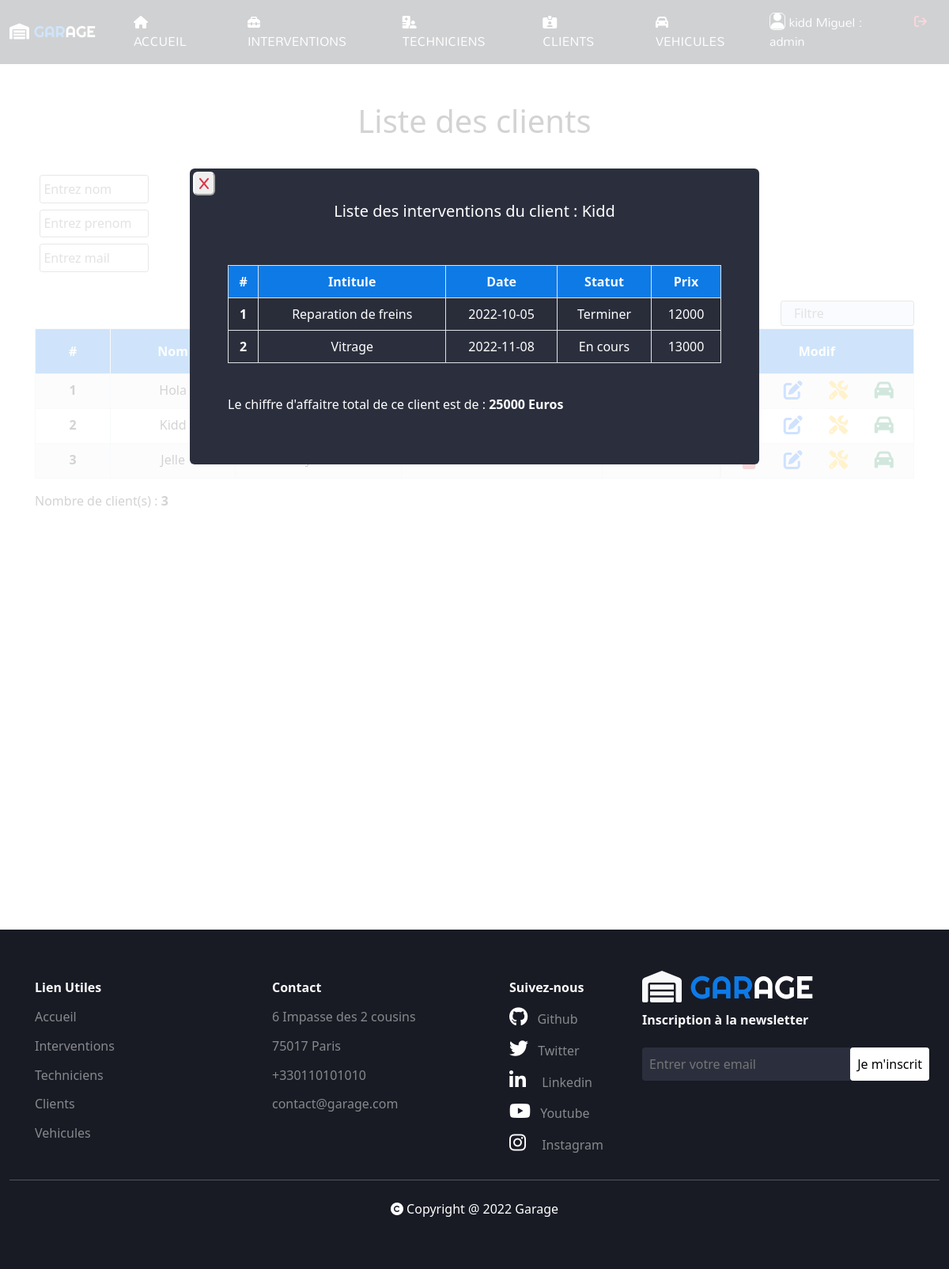
Page /index.php?page=Clients&action=voirInt&client_id=2 (signed in) on the committed database.
### tables this page shows
create table client (
    client_id int(3) not null auto_increment,
    nom varchar (50),
    prenom varchar (50),
    mail varchar (50),
    tel varchar (50),
    primary key (client_id)
);

create table intervention(
    intervention_id int(3) not null auto_increment,
    intitule varchar (50),
    statut varchar (50),
    prix float,
    dateinter date,
    technicien_id int(3) not null,
    client_id int(3) not null,
    primary key (intervention_id),
    foreign key (technicien_id ) references technicien (technicien_id),
    foreign key (client_id) references client (client_id)
);

### controler/config_database.php (called while the page is built)
<?php
$server = "localhost";
$database = "garage";
$user = "root";
$password = "";

### src/model.class.php (called while the page is built, shortened)
<?php
class Modele
{
    private $unPDO;
    public function __construct($server, $database, $user, $password)
    {
        $this->unPDO = null;
        try {
            $url = "mysql:host=" . $server . ";dbname=" . $database;
            $this->unPDO = new PDO($url, $user, $password);
        } catch (PDOException $exp) {
            echo "<br>Erreur de connexion à la base de données";
            echo $exp->getMessage;
        }
    }
    public function selectAllClients()
    {
        if ($this->unPDO != null) {
            $request = "select * from client";
            $select = $this->unPDO->prepare($request);
            $select->execute();
            $clients = $select->fetchAll();
            return $clients;
        } else {
            return null;
        }
    }
    public function selectWhereClients($client_id)
    {
        if ($this->unPDO != null) {
            $request = "select * from client where client_id = :client_id";
            $donnees = array(":client_id" => $client_id );
            $select = $this->unPDO->prepare($request);
            $select->execute($donnees);
            $client = $select->fetch();
            return $client;
        }
    }
    public function selectInterventionClients($client_id)
    {
        if ($this->unPDO != null) {
            $request = "select * from intervention where client_id =:client_id;";
            $donnees = array(":client_id" => $client_id );
            $select = $this->unPDO->prepare($request);
            $select->execute($donnees);
            $interventions = $select->fetchAll();
            return $interventions;
        } else {
            return null;
        }
    }
     public function countTable($table)
     {
         if ($this->unPDO != null) {
             $request = "select count(*) as nb from ".$table;
             $select = $this->unPDO->prepare($request);
             $select->execute();
             $unUser= $select ->fetch();
             return $unUser;
         }else{
            return null;
         }
     }
}

### controler/controleur.class.php (called while the page is built, shortened)
<?php
require_once("src/model.class.php");
class Controleur
{
    private $unModele;
    public function __construct($server, $database, $user, $password)
    {
        $this->unModele = new modele($server, $database, $user, $password);
    }
    public function selectAllClients()
    {
        $clients = $this->unModele->selectAllClients();
        return $clients;
    }
    public function selectWhereClients($client_id){
        return $this->unModele->selectWhereClients($client_id);
    }
    public function selectInterventionClients($client_id){
        $interventions = $this->unModele->selectInterventionClients($client_id);
        return $interventions;
    }
    public function countTable
    ($table){
        return $this->unModele->countTable($table);
    }
}

### templates/vue_clients.php (the view, shortened to what this page needs)
<?php
if (!isset($_SESSION['email'])) {
    echo '
        <section class="intervention_temp">
        <div class="container marketing">
        <hr class="featurette-divider">
        <div class="row featurette">
          <div class="col-md-7">
            <h2 class="featurette-heading fw-normal lh-1">Suivez vos interventions<span class="text-muted"></span></h2>
            <p class="lead">L\'entretien de votre voiture n\'a jamais été aussi simple avec idGarages ! Retrouvez l\'ensemble des interventions disponibles sur notre site avec des remises pouvant atteindre jusqu\'à -40% pour un budget auto maîtrisé.<br>Nos experts s\'occupentde vos voitures, disponible 12h sur 24 .</p>
            <div class="row ">
                <div class="col-3">
                <img src="https://images.unsplash.com/photo-1516055619834-586f8c75d1de?ixlib=rb-4.0.3&ixid=MnwxMjA3fDB8MHxzZWFyY2h8OTZ8fGNsaWVudHxlbnwwfHwwfHw%3D&auto=format&fit=crop&w=500&q=60" alt="" class="rounded-1 bd-placeholder-img bd-placeholder-img-lg  img-fluid mx-auto" width="100%">
                </div>
                <div class="col-3">
                <img src="https://images.unsplash.com/photo-1552960366-b330a2f83823?ixlib=rb-4.0.3&ixid=MnwxMjA3fDB8MHxzZWFyY2h8NTB8fGNsaWVudHxlbnwwfHwwfHw%3D&auto=format&fit=crop&w=500&q=60" class="rounded-1 bd-placeholder-img bd-placeholder-img-lg  img-fluid mx-auto" alt="" width="100%">
                </div>
                <div class="col-3">
                <img src="https://images.unsplash.com/photo-1512314889357-e157c22f938d?ixlib=rb-4.0.3&ixid=MnwxMjA3fDB8MHxzZWFyY2h8MTd8fGNsaWVudHxlbnwwfHwwfHw%3D&auto=format&fit=crop&w=500&q=60" class="rounded-1 bd-placeholder-img bd-placeholder-img-lg  img-fluid mx-auto" alt="" width="100%">
                </div>
            </div>
            <div class="pt-5">
                <button class="text-white"><a href="index.php?page=Connexion" class="text-decoration-none text-white">Découvrez</a></button>
            </div>
            </div>
          <div class="col-md-5">
        <img src="https://images.unsplash.com/photo-1590698933947-a202b069a861?ixlib=rb-4.0.3&ixid=MnwxMjA3fDB8MHxzZWFyY2h8MTB8fGNsaWVudHxlbnwwfHwwfHw%3D&auto=format&fit=crop&w=500&q=60" alt="" class="rounded-1 bd-placeholder-img bd-placeholder-img-lg  img-fluid mx-auto"  width="80%" height="80%">
          </div>
        </div>
        <hr class="featurette-divider">
        </div>
        </section>
';
} else {
    echo ' <section class="section_table">';
    echo '
        <div class="container-fluid ">
            <table class="table  me-5 table-striped table-bordered">
                <thead>
                    <tr class="text-center text-light tr_top">
                        <th scope="col">#</th>
                        <th scope="col">Nom</th>
                        <th scope="col">Prenom</th>
                        <th scope="col">Téléphone</th>
                        <th scope="col">Mail</th>';
    if (isset($_SESSION["role"]) && $_SESSION["role"] == "admin") {
        echo '     <th scope="col">Modif</th>';
    }
    echo '        </tr>
                        </thead>
                        <tbody>';
    foreach ($clients as $client) {
        echo "<tr class='text-center'>";
        echo "<th>" . $client['client_id'] . "</th>";
        echo "<td>" . $client['nom'] . "</td>";
        echo "<td>" . $client['prenom'] . "</td>";
        echo "<td>" . $client['tel'] . "</td>";
        if (isset($_SESSION["role"]) && $_SESSION["role"] == "admin") {
            echo "<td class='d-flex'>
                                <a class='flex-fill ' href='index.php?page=Clients&action=suppression&client_id=" . $client['client_id'] . "'><i class='fa-solid fa-trash fs-4 text-danger'></i></a>
                                <a class='flex-fill' href='index.php?page=Clients&action=edition&client_id=" . $client['client_id'] . "'><i class='fa-solid fa-pen-to-square fs-4 text-primary'></i></a>
                                <a class='flex-fill' href='index.php?page=Clients&action=voirInt&client_id=" . $client['client_id'] . "'><i class='fa-solid fa-screwdriver-wrench btn_view fs-4 text-warning'></i></a>
                                <a class='flex-fill' href='index.php?page=Clients&action=voirVeh&client_id=" . $client['client_id'] . "'><i class='fa-solid fa-car btn_view fs-4 text-success'></i></a>
                                </td>";
            echo "</tr>";
        }
    }
    echo "
                        </tbody>
                    </table>
                <p>Nombre de client(s) : <strong>".$unControleur->countTable("client")["nb"]."</strong></p>";
}
?>
</div>
</section>

### templates/vue_intervention_clients.php
<?php
    echo '
<div class="sectionID" >
    <div class="bloc-vue position-relative rounded-2" id="bloc_view">
    <button class="rounded-2 border-light m-1" id="exitBtn"> <i class="fa-solid fa-x text-danger"></i>
    </button>
    <h5 class="text-white text-center pt-1">Liste des interventions du client : '.$client['nom'].'</h5>
        <div class=" container-fluid p-5">
        <table class="table  me-5 table-striped table-bordered ">
        <thead>
            <tr class="text-center text-light tr_top">
                <th scope="col" style = "border-radius : 0.2rem 0 0 0 ">#</th>
                <th scope="col">Intitule</th>
                <th scope="col">Date</th>
                <th scope="col">Statut</th>
                <th scope="col" style = "border-radius :0 0.2rem 0 0rem ">Prix</th>
                </tr>
            </thead>
            <tbody>';
    $ca = 0;
    foreach ($interventions as $intervention) {
        echo "<tr class='text-center'>";
        echo "<th  class='text-white'>" . $intervention['intervention_id'] . "</th>";
        echo "<td  class='text-white'>" . $intervention['intitule'] . "</td>";
        echo "<td  class='text-white'>" . $intervention['dateinter'] . "</td>";
        echo "<td  class='text-white'>" . $intervention['statut'] . "</td>";
        echo "<td  class='text-white'>" . $intervention['prix'] . "</td>";
        $ca = $ca + $intervention['prix'];
    }
    echo '
            </tbody>
        </table>
        <br> <p  class="text-white"> Le chiffre d\'affaitre total de ce client est de :
            <strong>' . $ca . ' Euros</strong>    </p>
';
?>
</div>
</div>
        </div>

### css/style.css (style rules this page uses)
body .section_table { margin: 0rem 2rem 0rem 2rem; height: 95vh; }
body .section_table .tr_top { background-color: #0E7AE6; }
body .section_table .tr_top > th { padding: 1rem; }
body .sectionID { display: flex; background-color: rgba(255, 255, 255, 0.8); top: 0; left: 0; right: 0; position: absolute; height: 100vh; width: 100%; justify-content: center; align-items: center; }
body .sectionID .bloc-vue { width: 60%; background-color: #2b2f3d; }
body .sectionID .bloc-vue .tr_top { border-radius: 0.2rem 0.2rem 0 0; background-color: #0E7AE6; }

### rows in the picture
client: nom "Kidd", client_id "2"
intervention: intervention_id "1", intitule "Reparation de freins", dateinter "2022-10-05", statut "Terminer", prix "12000"
intervention: intervention_id "2", intitule "Vitrage", dateinter "2022-11-08", statut "En cours", prix "13000"
client: client_id "1", nom "Hola"
client: client_id "3", nom "Jelle"

### other values in the picture
$_SESSION['nom'] "kidd"
$_SESSION['prenom'] "Miguel"
$_SESSION['role'] "admin"
$ca "25000"
$unControleur->countTable("client")["nb"] "3"
